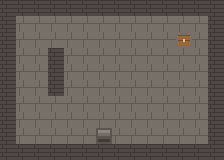

This game map was drawn from its Tiled (.tmx) file and the tilesets committed beside it. A one-line description and the full map source follow:
An orthogonal 14x10 tile map with 16x16 px tiles, 4 tile layers (ground, decor, objects, over), 1 hidden layer not drawn, 2 tilesets.

<map version="1.9" tiledversion="1.9.1" orientation="orthogonal" renderorder="right-down" width="14" height="10" tilewidth="16" tileheight="16" infinite="0" nextlayerid="6" nextobjectid="1">
 <tileset firstgid="1" source="example tiles.tsx" />
 <tileset firstgid="17" source="collision.tsx" />
 <layer id="1" name="ground" width="14" height="10">
  <data encoding="csv">
5,5,5,5,5,5,5,5,5,5,5,5,5,5,
5,5,5,5,5,5,5,5,5,5,5,5,5,5,
5,5,5,5,5,5,5,5,5,5,5,5,5,5,
5,5,5,5,5,5,5,5,5,5,5,5,5,5,
5,5,5,5,5,5,5,5,5,5,5,5,5,5,
5,5,5,5,5,5,5,5,5,5,5,5,5,5,
5,5,5,5,5,5,5,5,5,5,5,5,5,5,
5,5,5,5,5,5,5,5,5,5,5,5,5,5,
5,5,5,5,5,5,5,5,5,5,5,5,5,5,
5,5,5,5,5,5,5,5,5,5,5,5,5,5
  </data>
 </layer>
 <layer id="2" name="decor" width="14" height="10">
  <data encoding="csv">
0,0,0,0,0,0,0,0,0,0,0,0,0,0,
0,0,0,0,0,0,0,0,0,0,0,0,0,0,
0,0,0,0,0,0,0,0,0,0,0,0,0,0,
0,0,0,0,0,0,0,0,0,0,0,0,0,0,
0,0,0,0,0,0,0,0,0,0,0,0,0,0,
0,0,0,0,0,0,0,0,0,0,0,0,0,0,
0,0,0,0,0,0,0,0,0,0,0,0,0,0,
0,0,0,0,0,0,0,0,0,0,0,0,0,0,
0,0,0,0,0,0,0,0,0,0,0,0,0,0,
0,0,0,0,0,0,0,0,0,0,0,0,0,0
  </data>
 </layer>
 <layer id="3" name="objects" width="14" height="10">
  <data encoding="csv">
6,6,6,6,6,6,6,6,6,6,6,6,6,6,
6,0,0,0,0,0,0,0,0,0,0,0,0,6,
6,0,0,0,0,0,0,0,0,0,0,10,0,6,
6,0,0,6,0,0,0,0,0,0,0,0,0,6,
6,0,0,6,0,0,0,0,0,0,0,0,0,6,
6,0,0,6,0,0,0,0,0,0,0,0,0,6,
6,0,0,0,0,0,0,0,0,0,0,0,0,6,
6,0,0,0,0,0,0,0,0,0,0,0,0,6,
6,0,0,0,0,0,13,0,0,0,0,0,0,6,
6,6,6,6,6,6,6,6,6,6,6,6,6,6
  </data>
 </layer>
 <layer id="4" name="over" width="14" height="10">
  <data encoding="csv">
0,0,0,0,0,0,0,0,0,0,0,0,0,0,
0,0,0,0,0,0,0,0,0,0,0,0,0,0,
0,0,0,0,0,0,0,0,0,0,0,0,0,0,
0,0,0,0,0,0,0,0,0,0,0,0,0,0,
0,0,0,0,0,0,0,0,0,0,0,0,0,0,
0,0,0,0,0,0,0,0,0,0,0,0,0,0,
0,0,0,0,0,0,0,0,0,0,0,0,0,0,
0,0,0,0,0,0,0,0,0,0,0,0,0,0,
0,0,0,0,0,0,0,0,0,0,0,0,0,0,
0,0,0,0,0,0,0,0,0,0,0,0,0,0
  </data>
 </layer>
 <layer id="5" name="collision" width="14" height="10" visible="0">
  <data encoding="csv">
17,17,17,17,17,17,17,17,17,17,17,17,17,17,
17,0,0,0,0,0,0,0,0,0,0,0,0,17,
17,0,0,0,0,0,0,0,0,0,0,17,0,17,
17,0,0,17,0,0,0,0,0,0,0,0,0,17,
17,0,0,17,0,0,0,0,0,0,0,0,0,17,
17,0,0,17,0,0,0,0,0,0,0,0,0,17,
17,0,0,0,0,0,0,0,0,0,0,0,0,17,
17,0,0,0,0,0,0,0,0,0,0,0,0,17,
17,0,0,0,0,0,0,0,0,0,0,0,0,17,
17,17,17,17,17,17,17,17,17,17,17,17,17,17
  </data>
 </layer>
</map>
